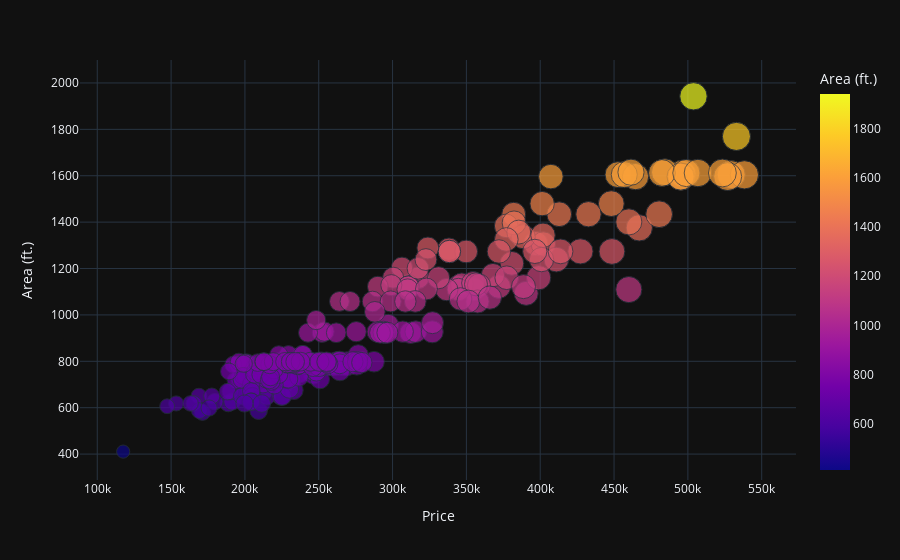

Notebook cell for this chart:
### Code cell
fig = px.scatter(df2, x="Price", y="Area (ft.)", color="Area (ft.)",
                 size='Price', hover_data=['Price'])
fig.show()

### Figure 1 — Plotly figure (JSON) as saved in the notebook; plotly's stock layout.template omitted (floating-point values rounded to 4 significant figures; data arrays with more than 128 entries replaced by an {"elided": "..."} marker saying what was removed)
{"data": [{"hovertemplate": "Price=%{marker.size}<br>Area (ft.)=%{marker.color}<extra></extra>", "legendgroup": "", "marker": {"color": {"elided": "267 float values"}, "coloraxis": "coloraxis", "size": {"elided": "267 float values"}, "sizemode": "area", "sizeref": 1346.0, "symbol": "circle"}, "mode": "markers", "name": "", "orientation": "v", "showlegend": false, "type": "scatter", "x": {"elided": "267 float values"}, "xaxis": "x", "y": {"elided": "267 float values"}, "yaxis": "y"}], "layout": {"coloraxis": {"colorbar": {"title": {"text": "Area (ft.)"}}, "colorscale": [[0, "#0d0887"], [0.1111, "#46039f"], [0.2222, "#7201a8"], [0.3333, "#9c179e"], [0.4444, "#bd3786"], [0.5556, "#d8576b"], [0.6667, "#ed7953"], [0.7778, "#fb9f3a"], [0.8889, "#fdca26"], [1, "#f0f921"]]}, "legend": {"itemsizing": "constant", "tracegroupgap": 0}, "margin": {"t": 60}, "xaxis": {"anchor": "y", "domain": [0, 1], "title": {"text": "Price"}}, "yaxis": {"anchor": "x", "domain": [0, 1], "title": {"text": "Area (ft.)"}}}}
